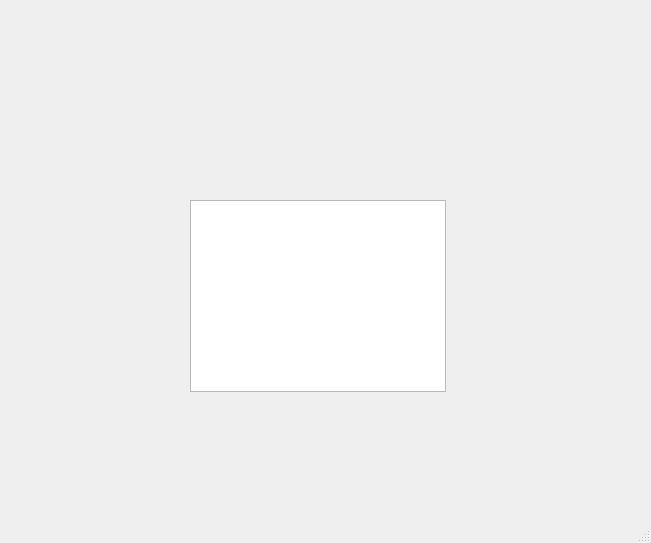
<?xml version="1.0" encoding="UTF-8"?>
<ui version="4.0">
 <class>MainWindow</class>
 <widget class="QMainWindow" name="MainWindow">
  <property name="geometry">
   <rect>
    <x>0</x>
    <y>0</y>
    <width>651</width>
    <height>543</height>
   </rect>
  </property>
  <property name="windowTitle">
   <string>MainWindow</string>
  </property>
  <widget class="QWidget" name="centralwidget">
   <widget class="QLabel" name="lbl_logoUAT">
    <property name="geometry">
     <rect>
      <x>10</x>
      <y>20</y>
      <width>281</width>
      <height>121</height>
     </rect>
    </property>
    <property name="text">
     <string/>
    </property>
    <property name="pixmap">
     <pixmap resource="../recursos.qrc">:/logo/Imagenes/logo uat.png</pixmap>
    </property>
    <property name="scaledContents">
     <bool>true</bool>
    </property>
   </widget>
   <widget class="QLabel" name="lbl_logoFIT">
    <property name="geometry">
     <rect>
      <x>360</x>
      <y>40</y>
      <width>261</width>
      <height>81</height>
     </rect>
    </property>
    <property name="text">
     <string/>
    </property>
    <property name="pixmap">
     <pixmap resource="../recursos.qrc">:/logo/Imagenes/LogoFIT.png</pixmap>
    </property>
    <property name="scaledContents">
     <bool>true</bool>
    </property>
   </widget>
   <widget class="QLabel" name="lbl_logoCT">
    <property name="geometry">
     <rect>
      <x>570</x>
      <y>440</y>
      <width>71</width>
      <height>51</height>
     </rect>
    </property>
    <property name="text">
     <string/>
    </property>
    <property name="pixmap">
     <pixmap resource="../recursos.qrc">:/logo/Imagenes/logoCT.png</pixmap>
    </property>
    <property name="scaledContents">
     <bool>true</bool>
    </property>
   </widget>
   <widget class="QListWidget" name="listWidget">
    <property name="geometry">
     <rect>
      <x>190</x>
      <y>200</y>
      <width>256</width>
      <height>192</height>
     </rect>
    </property>
   </widget>
  </widget>
  <widget class="QMenuBar" name="menubar">
   <property name="geometry">
    <rect>
     <x>0</x>
     <y>0</y>
     <width>651</width>
     <height>26</height>
    </rect>
   </property>
  </widget>
  <widget class="QStatusBar" name="statusbar"/>
 </widget>
 <resources>
  <include location="../recursos.qrc"/>
 </resources>
 <connections/>
</ui>
